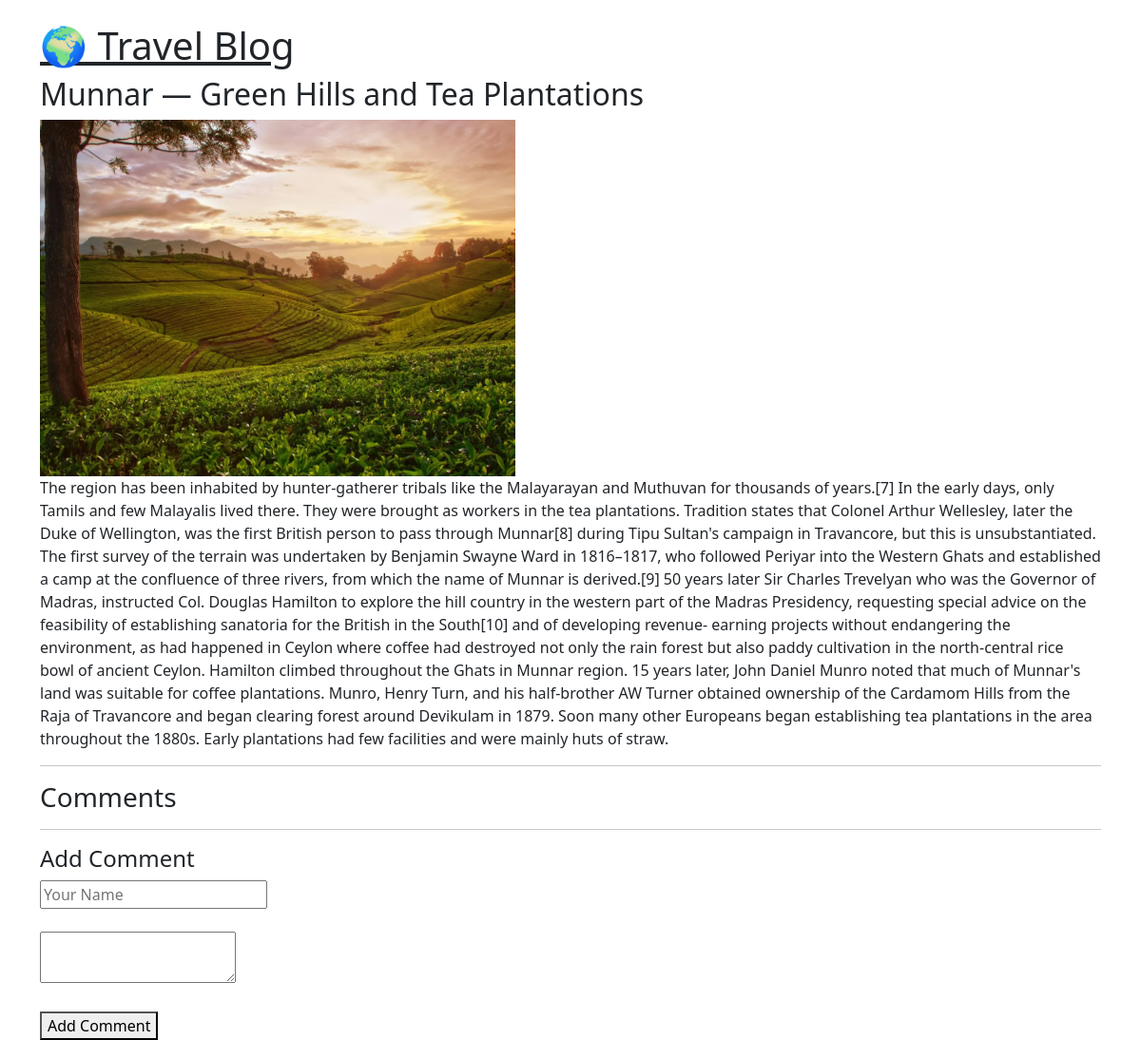
Screenshot of /post/7/ with the database file from the repository.
### blog/models.py (models this page shows, shortened)
class Post(models.Model):
    author = models.ForeignKey(settings.AUTH_USER_MODEL, on_delete=models.CASCADE)
    title = models.CharField(max_length=200)
    text = models.TextField()
    image = models.ImageField(upload_to='post_images/', blank=True, null=True)
    created_date = models.DateTimeField(default=timezone.now)
    published_date = models.DateTimeField(blank=True, null=True)

### blog/views.py (the view)
# urls.py: path('post/<int:pk>/', views.post_detail, name='post_detail'),
def post_detail(request, pk):
    post = get_object_or_404(Post, pk=pk)
    if request.method == "POST":
        author = request.POST.get('author')
        text = request.POST.get('text')
        Comment.objects.create(post=post, author=author, text=text)
        return redirect('post_detail', pk=pk)
    return render(request, 'blog/post_detail.html', {'post': post})

### blog/templates/blog/post_detail.html (shortened to what this page needs)
{% extends 'blog/base.html' %}
{% block content %}
<h2>{{ post.title }}</h2>
{% if post.image %}
<img src="{{ post.image.url }}" width="500">
{% endif %}
<p>{{ post.text }}</p>
<hr>
<h3>Comments</h3>
<hr>
<h4>Add Comment</h4>
<form method="POST">
<input type="text" name="author" placeholder="Your Name" required><br><br>
<textarea name="text" required></textarea><br><br>
<button type="submit">Add Comment</button>
</form>
{% endblock %}

### rows the page displays
Post: title "Munnar — Green Hills and Tea Plantations", image (picture), text "The region has been inhabited by hunter-gatherer tribals like the Malayarayan and Muthuvan for thousands of years.[7] In the early days, only Tamils and few Malayalis lived there. They were brought as workers in the tea plantations. Tradition states that Colonel Arthur Wellesley, later the Duke of Wellington, was the first British person to pass through Munnar[8] during Tipu Sultan's campaign in Travancore, but this is unsubstantiated. The first survey of the terrain was undertaken by Benjamin Swayne Ward in 1816–1817, who followed Periyar into the Western Ghats and established a camp at the confluence of three rivers, from which the name of Munnar is derived.[9] 50 years later Sir Charles…"
